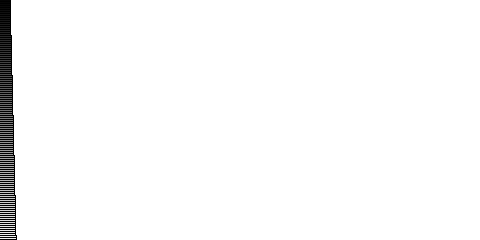
Frame 1 (no input)
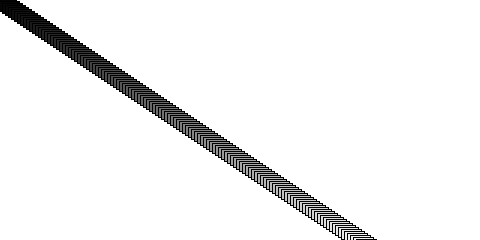
Frame 60 (the mouse pressed at the canvas centre just before this capture)
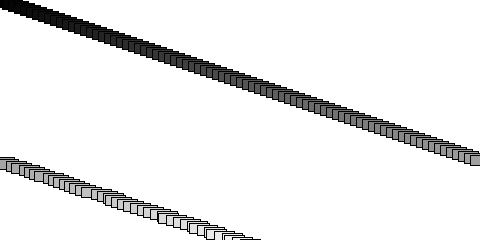
Frame 120 (the mouse held since frame 60 and released just before this capture)

The Processing sketch that drew these frames (run headless with seeded random() and noise(); from frame 60 on, the mouse is pressed at the canvas centre):

// Processing sketch: example_09_09_array_objects
// ── example_09_09_array_objects.pde
// Learning Processing
// Daniel Shiffman
// http://www.learningprocessing.com

// Example 9-9: An array of Car objects

Car[] cars = new Car[180]; // An array of 100 Car objects!

void setup() {
  size(480, 240);
  for (int i = 0; i < cars.length; i ++ ) { // Initialize each Car using a for loop.
    cars[i] = new Car(color(i*2),0,i*2,i/20.0); 
  }
}

void draw() {
  background(255);
  for (int i = 0; i < cars.length; i ++ ) { // Run each Car using a for loop.
    cars[i].move();
    cars[i].display();
  }
}

// ── Car.pde
// Learning Processing
// Daniel Shiffman
// http://www.learningprocessing.com

// Example 9-9: An array of Car objects


// The Car class does not change whether we are making one car, 100 cars or 1,000 cars!
class Car { 
  color c;
  float xpos;
  float ypos;
  float xspeed;

  Car(color c_, float xpos_, float ypos_, float xspeed_) {
    c = c_;
    xpos = xpos_;
    ypos = ypos_;
    xspeed = xspeed_;
  }

  void display() {
    rectMode(CENTER);
    stroke(0);
    fill(c);
    rect(xpos,ypos,20,10);
  }

  void move() {
    xpos = xpos + xspeed;
    if (xpos > width) {
      xpos = 0;
    }
  }
}
